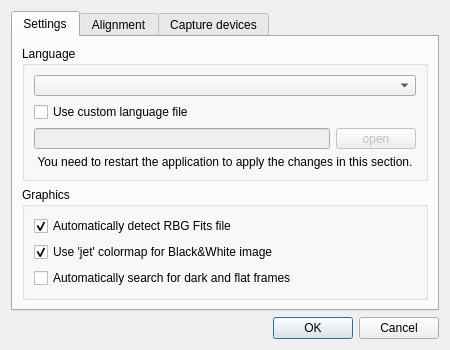
<?xml version="1.0" encoding="UTF-8"?>
<ui version="4.0">
 <author>Maurizio D'Addona</author>
 <class>Dialog</class>
 <widget class="QDialog" name="Dialog">
  <property name="geometry">
   <rect>
    <x>0</x>
    <y>0</y>
    <width>450</width>
    <height>350</height>
   </rect>
  </property>
  <property name="minimumSize">
   <size>
    <width>450</width>
    <height>350</height>
   </size>
  </property>
  <property name="maximumSize">
   <size>
    <width>450</width>
    <height>350</height>
   </size>
  </property>
  <property name="windowTitle">
   <string>Preferences</string>
  </property>
  <property name="windowOpacity">
   <double>1.000000000000000</double>
  </property>
  <layout class="QVBoxLayout" name="verticalLayout">
   <item>
    <widget class="QTabWidget" name="tabWidget">
     <property name="tabPosition">
      <enum>QTabWidget::North</enum>
     </property>
     <property name="tabShape">
      <enum>QTabWidget::Rounded</enum>
     </property>
     <property name="currentIndex">
      <number>0</number>
     </property>
     <property name="documentMode">
      <bool>false</bool>
     </property>
     <widget class="QWidget" name="tabGeneral">
      <attribute name="title">
       <string>Settings</string>
      </attribute>
      <layout class="QVBoxLayout" name="verticalLayout_5">
       <item>
        <widget class="QGroupBox" name="groupBox">
         <property name="title">
          <string>Language</string>
         </property>
         <layout class="QVBoxLayout" name="verticalLayout_6">
          <item>
           <widget class="QComboBox" name="langComboBox"/>
          </item>
          <item>
           <widget class="QCheckBox" name="useCustomLangCheckBox">
            <property name="text">
             <string>Use custom language file</string>
            </property>
           </widget>
          </item>
          <item>
           <layout class="QHBoxLayout" name="horizontalLayout_3">
            <item>
             <widget class="QLineEdit" name="langFileLineEdit">
              <property name="enabled">
               <bool>false</bool>
              </property>
             </widget>
            </item>
            <item>
             <widget class="QPushButton" name="openLangPushButton">
              <property name="enabled">
               <bool>false</bool>
              </property>
              <property name="text">
               <string>open</string>
              </property>
             </widget>
            </item>
           </layout>
          </item>
          <item>
           <widget class="QLabel" name="label_3">
            <property name="text">
             <string>You need to restart the application to apply the changes in this section.</string>
            </property>
            <property name="alignment">
             <set>Qt::AlignCenter</set>
            </property>
            <property name="wordWrap">
             <bool>true</bool>
            </property>
           </widget>
          </item>
         </layout>
        </widget>
       </item>
       <item>
        <widget class="QGroupBox" name="groupBox_5">
         <property name="title">
          <string>Graphics</string>
         </property>
         <layout class="QVBoxLayout" name="verticalLayout_8">
          <item>
           <widget class="QCheckBox" name="rgbFitsCheckBox">
            <property name="text">
             <string>Automatically detect RBG Fits file</string>
            </property>
            <property name="checked">
             <bool>true</bool>
            </property>
           </widget>
          </item>
          <item>
           <widget class="QCheckBox" name="jetCheckBox">
            <property name="text">
             <string>Use 'jet' colormap for Black&amp;&amp;White image</string>
            </property>
            <property name="checked">
             <bool>true</bool>
            </property>
           </widget>
          </item>
          <item>
           <widget class="QCheckBox" name="autoFolderscheckBox">
            <property name="text">
             <string>Automatically search for dark and flat frames</string>
            </property>
           </widget>
          </item>
         </layout>
        </widget>
       </item>
      </layout>
     </widget>
     <widget class="QWidget" name="tabAlignment">
      <attribute name="title">
       <string>Alignment</string>
      </attribute>
      <attribute name="toolTip">
       <string>Alignment options</string>
      </attribute>
      <layout class="QGridLayout" name="gridLayout">
       <item row="2" column="0">
        <widget class="QGroupBox" name="groupBox_4">
         <property name="sizePolicy">
          <sizepolicy hsizetype="Expanding" vsizetype="Expanding">
           <horstretch>0</horstretch>
           <verstretch>0</verstretch>
          </sizepolicy>
         </property>
         <property name="minimumSize">
          <size>
           <width>200</width>
           <height>121</height>
          </size>
         </property>
         <property name="maximumSize">
          <size>
           <width>400</width>
           <height>400</height>
          </size>
         </property>
         <property name="title">
          <string>Auto detection</string>
         </property>
         <layout class="QVBoxLayout" name="verticalLayout_10">
          <item>
           <widget class="QCheckBox" name="minQualitycheckBox">
            <property name="text">
             <string>Auto detect bets quality</string>
            </property>
            <property name="checked">
             <bool>true</bool>
            </property>
           </widget>
          </item>
          <item>
           <layout class="QHBoxLayout" name="horizontalLayout_5">
            <item>
             <widget class="QLabel" name="label_4">
              <property name="sizePolicy">
               <sizepolicy hsizetype="Minimum" vsizetype="Preferred">
                <horstretch>0</horstretch>
                <verstretch>0</verstretch>
               </sizepolicy>
              </property>
              <property name="minimumSize">
               <size>
                <width>100</width>
                <height>0</height>
               </size>
              </property>
              <property name="text">
               <string>Max points</string>
              </property>
             </widget>
            </item>
            <item>
             <widget class="QSpinBox" name="maxPointsSpinBox">
              <property name="sizePolicy">
               <sizepolicy hsizetype="Expanding" vsizetype="Fixed">
                <horstretch>0</horstretch>
                <verstretch>0</verstretch>
               </sizepolicy>
              </property>
              <property name="alignment">
               <set>Qt::AlignRight|Qt::AlignTrailing|Qt::AlignVCenter</set>
              </property>
              <property name="suffix">
               <string> points</string>
              </property>
              <property name="maximum">
               <number>99999</number>
              </property>
              <property name="value">
               <number>10</number>
              </property>
             </widget>
            </item>
           </layout>
          </item>
          <item>
           <layout class="QHBoxLayout" name="horizontalLayout_6">
            <item>
             <widget class="QLabel" name="label_5">
              <property name="sizePolicy">
               <sizepolicy hsizetype="Minimum" vsizetype="Preferred">
                <horstretch>0</horstretch>
                <verstretch>0</verstretch>
               </sizepolicy>
              </property>
              <property name="minimumSize">
               <size>
                <width>100</width>
                <height>0</height>
               </size>
              </property>
              <property name="text">
               <string>Min quality</string>
              </property>
             </widget>
            </item>
            <item>
             <widget class="QDoubleSpinBox" name="minQualityDoubleSpinBox">
              <property name="enabled">
               <bool>false</bool>
              </property>
              <property name="sizePolicy">
               <sizepolicy hsizetype="Expanding" vsizetype="Fixed">
                <horstretch>0</horstretch>
                <verstretch>0</verstretch>
               </sizepolicy>
              </property>
              <property name="alignment">
               <set>Qt::AlignRight|Qt::AlignTrailing|Qt::AlignVCenter</set>
              </property>
              <property name="decimals">
               <number>4</number>
              </property>
              <property name="minimum">
               <double>0.000100000000000</double>
              </property>
              <property name="maximum">
               <double>100.000000000000000</double>
              </property>
              <property name="singleStep">
               <double>0.005000000000000</double>
              </property>
              <property name="value">
               <double>0.250000000000000</double>
              </property>
             </widget>
            </item>
           </layout>
          </item>
         </layout>
        </widget>
       </item>
       <item row="1" column="0">
        <widget class="QGroupBox" name="groupBox_3">
         <property name="sizePolicy">
          <sizepolicy hsizetype="Expanding" vsizetype="Expanding">
           <horstretch>0</horstretch>
           <verstretch>0</verstretch>
          </sizepolicy>
         </property>
         <property name="minimumSize">
          <size>
           <width>200</width>
           <height>121</height>
          </size>
         </property>
         <property name="maximumSize">
          <size>
           <width>400</width>
           <height>400</height>
          </size>
         </property>
         <property name="title">
          <string>Rectangle size</string>
         </property>
         <layout class="QVBoxLayout" name="verticalLayout_9">
          <item>
           <widget class="QCheckBox" name="autoSizeCheckBox">
            <property name="text">
             <string>Auto detect best size</string>
            </property>
            <property name="checked">
             <bool>true</bool>
            </property>
           </widget>
          </item>
          <item>
           <layout class="QHBoxLayout" name="horizontalLayout">
            <item>
             <widget class="QLabel" name="label">
              <property name="sizePolicy">
               <sizepolicy hsizetype="Minimum" vsizetype="Preferred">
                <horstretch>0</horstretch>
                <verstretch>0</verstretch>
               </sizepolicy>
              </property>
              <property name="minimumSize">
               <size>
                <width>100</width>
                <height>0</height>
               </size>
              </property>
              <property name="text">
               <string>Width</string>
              </property>
             </widget>
            </item>
            <item>
             <widget class="QSpinBox" name="rWSpinBox">
              <property name="enabled">
               <bool>false</bool>
              </property>
              <property name="sizePolicy">
               <sizepolicy hsizetype="Expanding" vsizetype="Fixed">
                <horstretch>0</horstretch>
                <verstretch>0</verstretch>
               </sizepolicy>
              </property>
              <property name="alignment">
               <set>Qt::AlignRight|Qt::AlignTrailing|Qt::AlignVCenter</set>
              </property>
              <property name="suffix">
               <string> px</string>
              </property>
              <property name="minimum">
               <number>32</number>
              </property>
              <property name="maximum">
               <number>1024</number>
              </property>
              <property name="singleStep">
               <number>32</number>
              </property>
             </widget>
            </item>
           </layout>
          </item>
          <item>
           <layout class="QHBoxLayout" name="horizontalLayout_2">
            <item>
             <widget class="QLabel" name="label_2">
              <property name="sizePolicy">
               <sizepolicy hsizetype="Minimum" vsizetype="Preferred">
                <horstretch>0</horstretch>
                <verstretch>0</verstretch>
               </sizepolicy>
              </property>
              <property name="minimumSize">
               <size>
                <width>100</width>
                <height>0</height>
               </size>
              </property>
              <property name="text">
               <string>Height</string>
              </property>
             </widget>
            </item>
            <item>
             <widget class="QSpinBox" name="rHSpinBox">
              <property name="enabled">
               <bool>false</bool>
              </property>
              <property name="sizePolicy">
               <sizepolicy hsizetype="Expanding" vsizetype="Fixed">
                <horstretch>0</horstretch>
                <verstretch>0</verstretch>
               </sizepolicy>
              </property>
              <property name="alignment">
               <set>Qt::AlignRight|Qt::AlignTrailing|Qt::AlignVCenter</set>
              </property>
              <property name="suffix">
               <string> px</string>
              </property>
              <property name="minimum">
               <number>32</number>
              </property>
              <property name="maximum">
               <number>1024</number>
              </property>
              <property name="singleStep">
               <number>32</number>
              </property>
             </widget>
            </item>
           </layout>
          </item>
          <item>
           <widget class="QCheckBox" name="wholeImageCheckBox">
            <property name="text">
             <string>Use whole image to track points</string>
            </property>
           </widget>
          </item>
         </layout>
        </widget>
       </item>
       <item row="1" column="1">
        <widget class="QFrame" name="frame">
         <property name="frameShape">
          <enum>QFrame::StyledPanel</enum>
         </property>
         <property name="frameShadow">
          <enum>QFrame::Raised</enum>
         </property>
         <layout class="QVBoxLayout" name="verticalLayout_2">
          <item>
           <widget class="QLabel" name="label_16">
            <property name="sizePolicy">
             <sizepolicy hsizetype="MinimumExpanding" vsizetype="Preferred">
              <horstretch>0</horstretch>
              <verstretch>0</verstretch>
             </sizepolicy>
            </property>
            <property name="minimumSize">
             <size>
              <width>148</width>
              <height>107</height>
             </size>
            </property>
            <property name="text">
             <string>Using the whole image to track the align points will make the operation slower (and some time even more inaccurate!)</string>
            </property>
            <property name="alignment">
             <set>Qt::AlignCenter</set>
            </property>
            <property name="wordWrap">
             <bool>true</bool>
            </property>
            <property name="margin">
             <number>5</number>
            </property>
           </widget>
          </item>
         </layout>
        </widget>
       </item>
       <item row="2" column="1">
        <widget class="QFrame" name="frame_2">
         <property name="frameShape">
          <enum>QFrame::StyledPanel</enum>
         </property>
         <property name="frameShadow">
          <enum>QFrame::Raised</enum>
         </property>
         <layout class="QVBoxLayout" name="verticalLayout_4">
          <item>
           <widget class="QLabel" name="label_17">
            <property name="sizePolicy">
             <sizepolicy hsizetype="MinimumExpanding" vsizetype="Preferred">
              <horstretch>0</horstretch>
              <verstretch>0</verstretch>
             </sizepolicy>
            </property>
            <property name="minimumSize">
             <size>
              <width>148</width>
              <height>107</height>
             </size>
            </property>
            <property name="text">
             <string>A lower quality will procuce more align points but they will be more difficult to be tracked over the images sequence!</string>
            </property>
            <property name="alignment">
             <set>Qt::AlignCenter</set>
            </property>
            <property name="wordWrap">
             <bool>true</bool>
            </property>
            <property name="margin">
             <number>6</number>
            </property>
           </widget>
          </item>
         </layout>
        </widget>
       </item>
      </layout>
     </widget>
     <widget class="QWidget" name="tabDevices">
      <attribute name="title">
       <string>Capture devices</string>
      </attribute>
      <layout class="QVBoxLayout" name="verticalLayout_3">
       <item>
        <widget class="QFrame" name="deviceFrame">
         <property name="frameShape">
          <enum>QFrame::NoFrame</enum>
         </property>
         <property name="frameShadow">
          <enum>QFrame::Plain</enum>
         </property>
         <layout class="QVBoxLayout" name="verticalLayout_7">
          <item>
           <widget class="QComboBox" name="devComboBox"/>
          </item>
          <item>
           <widget class="QScrollArea" name="scrollArea">
            <property name="widgetResizable">
             <bool>true</bool>
            </property>
            <widget class="QWidget" name="scrollAreaWidgetContents">
             <property name="geometry">
              <rect>
               <x>0</x>
               <y>0</y>
               <width>240</width>
               <height>279</height>
              </rect>
             </property>
             <layout class="QGridLayout" name="propsGridLayout">
              <item row="5" column="0">
               <widget class="QLabel" name="label_9">
                <property name="text">
                 <string>Contrast</string>
                </property>
               </widget>
              </item>
              <item row="9" column="1">
               <widget class="QSlider" name="sharpSlider">
                <property name="orientation">
                 <enum>Qt::Horizontal</enum>
                </property>
               </widget>
              </item>
              <item row="2" column="0">
               <widget class="QLabel" name="label_10">
                <property name="text">
                 <string>Exposure</string>
                </property>
               </widget>
              </item>
              <item row="5" column="1">
               <widget class="QSlider" name="contrastSlider">
                <property name="orientation">
                 <enum>Qt::Horizontal</enum>
                </property>
               </widget>
              </item>
              <item row="6" column="0">
               <widget class="QLabel" name="label_8">
                <property name="text">
                 <string>Brightness</string>
                </property>
               </widget>
              </item>
              <item row="6" column="1">
               <widget class="QSlider" name="brightnessSlider">
                <property name="orientation">
                 <enum>Qt::Horizontal</enum>
                </property>
               </widget>
              </item>
              <item row="7" column="0">
               <widget class="QLabel" name="label_7">
                <property name="text">
                 <string>Saturation</string>
                </property>
               </widget>
              </item>
              <item row="0" column="1">
               <widget class="QComboBox" name="resolutionComboBox">
                <property name="sizePolicy">
                 <sizepolicy hsizetype="MinimumExpanding" vsizetype="Fixed">
                  <horstretch>0</horstretch>
                  <verstretch>0</verstretch>
                 </sizepolicy>
                </property>
                <property name="insertPolicy">
                 <enum>QComboBox::InsertAlphabetically</enum>
                </property>
               </widget>
              </item>
              <item row="0" column="0">
               <widget class="QLabel" name="label_6">
                <property name="sizePolicy">
                 <sizepolicy hsizetype="Minimum" vsizetype="Preferred">
                  <horstretch>0</horstretch>
                  <verstretch>0</verstretch>
                 </sizepolicy>
                </property>
                <property name="text">
                 <string>Resolution</string>
                </property>
               </widget>
              </item>
              <item row="7" column="1">
               <widget class="QSlider" name="saturationSlider">
                <property name="orientation">
                 <enum>Qt::Horizontal</enum>
                </property>
               </widget>
              </item>
              <item row="2" column="2">
               <widget class="QSpinBox" name="expSpinBox"/>
              </item>
              <item row="3" column="0">
               <widget class="QLabel" name="label_11">
                <property name="text">
                 <string>Gain</string>
                </property>
               </widget>
              </item>
              <item row="2" column="1">
               <widget class="QSlider" name="expSlider">
                <property name="orientation">
                 <enum>Qt::Horizontal</enum>
                </property>
               </widget>
              </item>
              <item row="3" column="1">
               <widget class="QSlider" name="gainSlider">
                <property name="orientation">
                 <enum>Qt::Horizontal</enum>
                </property>
               </widget>
              </item>
              <item row="8" column="0">
               <widget class="QLabel" name="label_12">
                <property name="text">
                 <string>Hue</string>
                </property>
               </widget>
              </item>
              <item row="8" column="1">
               <widget class="QSlider" name="hueSlider">
                <property name="orientation">
                 <enum>Qt::Horizontal</enum>
                </property>
               </widget>
              </item>
              <item row="3" column="2">
               <widget class="QSpinBox" name="gainSpinBox"/>
              </item>
              <item row="5" column="2">
               <widget class="QSpinBox" name="contrastSpinBox"/>
              </item>
              <item row="6" column="2">
               <widget class="QSpinBox" name="brightnessSpinBox"/>
              </item>
              <item row="7" column="2">
               <widget class="QSpinBox" name="saturationSpinBox"/>
              </item>
              <item row="8" column="2">
               <widget class="QSpinBox" name="hueSpinBox"/>
              </item>
              <item row="1" column="1">
               <widget class="QComboBox" name="expTypeComboBox">
                <property name="insertPolicy">
                 <enum>QComboBox::InsertAlphabetically</enum>
                </property>
               </widget>
              </item>
              <item row="1" column="0">
               <widget class="QLabel" name="label_13">
                <property name="text">
                 <string>Exposure
type</string>
                </property>
               </widget>
              </item>
              <item row="9" column="0">
               <widget class="QLabel" name="label_14">
                <property name="text">
                 <string>Sharpness</string>
                </property>
               </widget>
              </item>
              <item row="0" column="2">
               <widget class="QComboBox" name="formatComboBox">
                <property name="insertPolicy">
                 <enum>QComboBox::InsertAlphabetically</enum>
                </property>
               </widget>
              </item>
              <item row="1" column="2">
               <widget class="QComboBox" name="fpsComboBox">
                <property name="insertPolicy">
                 <enum>QComboBox::InsertAlphabetically</enum>
                </property>
               </widget>
              </item>
              <item row="9" column="2">
               <widget class="QSpinBox" name="sharpSpinBox"/>
              </item>
              <item row="4" column="0">
               <widget class="QLabel" name="label_15">
                <property name="text">
                 <string>Gamma</string>
                </property>
               </widget>
              </item>
              <item row="4" column="1">
               <widget class="QSlider" name="gammaSlider">
                <property name="orientation">
                 <enum>Qt::Horizontal</enum>
                </property>
               </widget>
              </item>
              <item row="4" column="2">
               <widget class="QSpinBox" name="gammaSpinBox"/>
              </item>
             </layout>
            </widget>
           </widget>
          </item>
          <item>
           <widget class="QGroupBox" name="groupBox_2">
            <property name="title">
             <string>Destination directory</string>
            </property>
            <layout class="QHBoxLayout" name="horizontalLayout_4">
             <item>
              <widget class="QLineEdit" name="videoSaveLineEdit"/>
             </item>
             <item>
              <widget class="QPushButton" name="videoSaveDirPushButton">
               <property name="text">
                <string>...</string>
               </property>
              </widget>
             </item>
            </layout>
           </widget>
          </item>
         </layout>
        </widget>
       </item>
      </layout>
     </widget>
    </widget>
   </item>
   <item>
    <widget class="QDialogButtonBox" name="buttonBox">
     <property name="orientation">
      <enum>Qt::Horizontal</enum>
     </property>
     <property name="standardButtons">
      <set>QDialogButtonBox::Cancel|QDialogButtonBox::Ok</set>
     </property>
    </widget>
   </item>
  </layout>
 </widget>
 <tabstops>
  <tabstop>langComboBox</tabstop>
  <tabstop>useCustomLangCheckBox</tabstop>
  <tabstop>langFileLineEdit</tabstop>
  <tabstop>openLangPushButton</tabstop>
  <tabstop>buttonBox</tabstop>
  <tabstop>devComboBox</tabstop>
  <tabstop>scrollArea</tabstop>
  <tabstop>resolutionComboBox</tabstop>
  <tabstop>formatComboBox</tabstop>
  <tabstop>expTypeComboBox</tabstop>
  <tabstop>fpsComboBox</tabstop>
  <tabstop>expSlider</tabstop>
  <tabstop>expSpinBox</tabstop>
  <tabstop>gainSlider</tabstop>
  <tabstop>gainSpinBox</tabstop>
  <tabstop>gammaSlider</tabstop>
  <tabstop>gammaSpinBox</tabstop>
  <tabstop>contrastSlider</tabstop>
  <tabstop>contrastSpinBox</tabstop>
  <tabstop>brightnessSlider</tabstop>
  <tabstop>brightnessSpinBox</tabstop>
  <tabstop>saturationSlider</tabstop>
  <tabstop>saturationSpinBox</tabstop>
  <tabstop>hueSlider</tabstop>
  <tabstop>hueSpinBox</tabstop>
  <tabstop>sharpSlider</tabstop>
  <tabstop>sharpSpinBox</tabstop>
  <tabstop>videoSaveDirPushButton</tabstop>
  <tabstop>videoSaveLineEdit</tabstop>
 </tabstops>
 <resources/>
 <connections>
  <connection>
   <sender>buttonBox</sender>
   <signal>accepted()</signal>
   <receiver>Dialog</receiver>
   <slot>accept()</slot>
   <hints>
    <hint type="sourcelabel">
     <x>260</x>
     <y>345</y>
    </hint>
    <hint type="destinationlabel">
     <x>157</x>
     <y>274</y>
    </hint>
   </hints>
  </connection>
  <connection>
   <sender>buttonBox</sender>
   <signal>rejected()</signal>
   <receiver>Dialog</receiver>
   <slot>reject()</slot>
   <hints>
    <hint type="sourcelabel">
     <x>323</x>
     <y>345</y>
    </hint>
    <hint type="destinationlabel">
     <x>286</x>
     <y>274</y>
    </hint>
   </hints>
  </connection>
  <connection>
   <sender>useCustomLangCheckBox</sender>
   <signal>toggled(bool)</signal>
   <receiver>langFileLineEdit</receiver>
   <slot>setEnabled(bool)</slot>
   <hints>
    <hint type="sourcelabel">
     <x>90</x>
     <y>98</y>
    </hint>
    <hint type="destinationlabel">
     <x>122</x>
     <y>135</y>
    </hint>
   </hints>
  </connection>
  <connection>
   <sender>useCustomLangCheckBox</sender>
   <signal>toggled(bool)</signal>
   <receiver>openLangPushButton</receiver>
   <slot>setEnabled(bool)</slot>
   <hints>
    <hint type="sourcelabel">
     <x>261</x>
     <y>100</y>
    </hint>
    <hint type="destinationlabel">
     <x>429</x>
     <y>136</y>
    </hint>
   </hints>
  </connection>
  <connection>
   <sender>expSlider</sender>
   <signal>valueChanged(int)</signal>
   <receiver>expSpinBox</receiver>
   <slot>setValue(int)</slot>
   <hints>
    <hint type="sourcelabel">
     <x>287</x>
     <y>151</y>
    </hint>
    <hint type="destinationlabel">
     <x>411</x>
     <y>150</y>
    </hint>
   </hints>
  </connection>
  <connection>
   <sender>gainSlider</sender>
   <signal>valueChanged(int)</signal>
   <receiver>gainSpinBox</receiver>
   <slot>setValue(int)</slot>
   <hints>
    <hint type="sourcelabel">
     <x>282</x>
     <y>178</y>
    </hint>
    <hint type="destinationlabel">
     <x>411</x>
     <y>177</y>
    </hint>
   </hints>
  </connection>
  <connection>
   <sender>contrastSlider</sender>
   <signal>valueChanged(int)</signal>
   <receiver>contrastSpinBox</receiver>
   <slot>setValue(int)</slot>
   <hints>
    <hint type="sourcelabel">
     <x>256</x>
     <y>232</y>
    </hint>
    <hint type="destinationlabel">
     <x>411</x>
     <y>231</y>
    </hint>
   </hints>
  </connection>
  <connection>
   <sender>brightnessSlider</sender>
   <signal>valueChanged(int)</signal>
   <receiver>brightnessSpinBox</receiver>
   <slot>setValue(int)</slot>
   <hints>
    <hint type="sourcelabel">
     <x>287</x>
     <y>259</y>
    </hint>
    <hint type="destinationlabel">
     <x>411</x>
     <y>258</y>
    </hint>
   </hints>
  </connection>
  <connection>
   <sender>saturationSlider</sender>
   <signal>valueChanged(int)</signal>
   <receiver>saturationSpinBox</receiver>
   <slot>setValue(int)</slot>
   <hints>
    <hint type="sourcelabel">
     <x>281</x>
     <y>286</y>
    </hint>
    <hint type="destinationlabel">
     <x>411</x>
     <y>285</y>
    </hint>
   </hints>
  </connection>
  <connection>
   <sender>hueSlider</sender>
   <signal>valueChanged(int)</signal>
   <receiver>hueSpinBox</receiver>
   <slot>setValue(int)</slot>
   <hints>
    <hint type="sourcelabel">
     <x>280</x>
     <y>313</y>
    </hint>
    <hint type="destinationlabel">
     <x>411</x>
     <y>312</y>
    </hint>
   </hints>
  </connection>
  <connection>
   <sender>expSpinBox</sender>
   <signal>valueChanged(int)</signal>
   <receiver>expSlider</receiver>
   <slot>setValue(int)</slot>
   <hints>
    <hint type="sourcelabel">
     <x>411</x>
     <y>150</y>
    </hint>
    <hint type="destinationlabel">
     <x>287</x>
     <y>151</y>
    </hint>
   </hints>
  </connection>
  <connection>
   <sender>gainSpinBox</sender>
   <signal>valueChanged(int)</signal>
   <receiver>gainSlider</receiver>
   <slot>setValue(int)</slot>
   <hints>
    <hint type="sourcelabel">
     <x>411</x>
     <y>177</y>
    </hint>
    <hint type="destinationlabel">
     <x>285</x>
     <y>178</y>
    </hint>
   </hints>
  </connection>
  <connection>
   <sender>contrastSpinBox</sender>
   <signal>valueChanged(int)</signal>
   <receiver>contrastSlider</receiver>
   <slot>setValue(int)</slot>
   <hints>
    <hint type="sourcelabel">
     <x>411</x>
     <y>231</y>
    </hint>
    <hint type="destinationlabel">
     <x>274</x>
     <y>232</y>
    </hint>
   </hints>
  </connection>
  <connection>
   <sender>brightnessSpinBox</sender>
   <signal>valueChanged(int)</signal>
   <receiver>brightnessSlider</receiver>
   <slot>setValue(int)</slot>
   <hints>
    <hint type="sourcelabel">
     <x>411</x>
     <y>258</y>
    </hint>
    <hint type="destinationlabel">
     <x>283</x>
     <y>259</y>
    </hint>
   </hints>
  </connection>
  <connection>
   <sender>saturationSpinBox</sender>
   <signal>valueChanged(int)</signal>
   <receiver>saturationSlider</receiver>
   <slot>setValue(int)</slot>
   <hints>
    <hint type="sourcelabel">
     <x>411</x>
     <y>285</y>
    </hint>
    <hint type="destinationlabel">
     <x>287</x>
     <y>286</y>
    </hint>
   </hints>
  </connection>
  <connection>
   <sender>hueSpinBox</sender>
   <signal>valueChanged(int)</signal>
   <receiver>hueSlider</receiver>
   <slot>setValue(int)</slot>
   <hints>
    <hint type="sourcelabel">
     <x>411</x>
     <y>312</y>
    </hint>
    <hint type="destinationlabel">
     <x>284</x>
     <y>313</y>
    </hint>
   </hints>
  </connection>
  <connection>
   <sender>sharpSlider</sender>
   <signal>valueChanged(int)</signal>
   <receiver>sharpSpinBox</receiver>
   <slot>setValue(int)</slot>
   <hints>
    <hint type="sourcelabel">
     <x>258</x>
     <y>340</y>
    </hint>
    <hint type="destinationlabel">
     <x>411</x>
     <y>339</y>
    </hint>
   </hints>
  </connection>
  <connection>
   <sender>sharpSpinBox</sender>
   <signal>valueChanged(int)</signal>
   <receiver>sharpSlider</receiver>
   <slot>setValue(int)</slot>
   <hints>
    <hint type="sourcelabel">
     <x>411</x>
     <y>339</y>
    </hint>
    <hint type="destinationlabel">
     <x>278</x>
     <y>340</y>
    </hint>
   </hints>
  </connection>
  <connection>
   <sender>gammaSlider</sender>
   <signal>valueChanged(int)</signal>
   <receiver>gammaSpinBox</receiver>
   <slot>setValue(int)</slot>
   <hints>
    <hint type="sourcelabel">
     <x>282</x>
     <y>205</y>
    </hint>
    <hint type="destinationlabel">
     <x>411</x>
     <y>204</y>
    </hint>
   </hints>
  </connection>
  <connection>
   <sender>gammaSpinBox</sender>
   <signal>valueChanged(int)</signal>
   <receiver>gammaSlider</receiver>
   <slot>setValue(int)</slot>
   <hints>
    <hint type="sourcelabel">
     <x>411</x>
     <y>204</y>
    </hint>
    <hint type="destinationlabel">
     <x>273</x>
     <y>205</y>
    </hint>
   </hints>
  </connection>
  <connection>
   <sender>autoSizeCheckBox</sender>
   <signal>toggled(bool)</signal>
   <receiver>rWSpinBox</receiver>
   <slot>setDisabled(bool)</slot>
   <hints>
    <hint type="sourcelabel">
     <x>55</x>
     <y>71</y>
    </hint>
    <hint type="destinationlabel">
     <x>190</x>
     <y>108</y>
    </hint>
   </hints>
  </connection>
  <connection>
   <sender>autoSizeCheckBox</sender>
   <signal>toggled(bool)</signal>
   <receiver>rHSpinBox</receiver>
   <slot>setDisabled(bool)</slot>
   <hints>
    <hint type="sourcelabel">
     <x>36</x>
     <y>67</y>
    </hint>
    <hint type="destinationlabel">
     <x>190</x>
     <y>136</y>
    </hint>
   </hints>
  </connection>
  <connection>
   <sender>minQualitycheckBox</sender>
   <signal>toggled(bool)</signal>
   <receiver>minQualityDoubleSpinBox</receiver>
   <slot>setDisabled(bool)</slot>
   <hints>
    <hint type="sourcelabel">
     <x>126</x>
     <y>219</y>
    </hint>
    <hint type="destinationlabel">
     <x>213</x>
     <y>284</y>
    </hint>
   </hints>
  </connection>
 </connections>
</ui>
